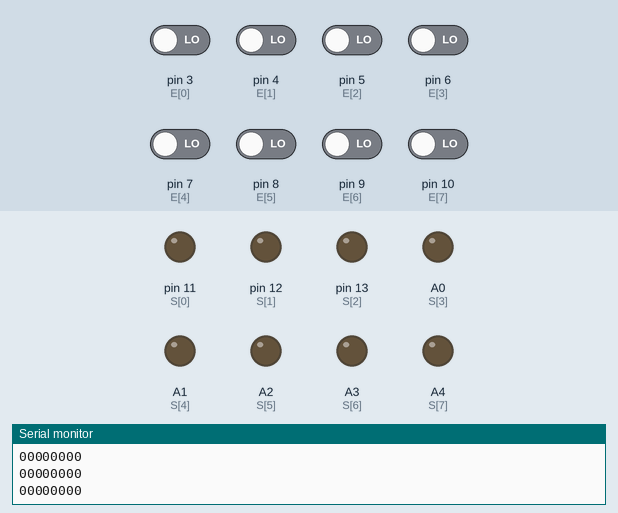
Bench run of a sketch on a simulated Arduino Uno, built with avr-gcc and run on an emulated ATmega328P. On the bench: output pins drawn as LEDs (lit = HIGH), the last lines printed to the serial monitor. The test bench sets the inputs (shaded band); at power-on: pin 3 (E[0]), pin 4 (E[1]), pin 5 (E[2]), pin 6 (E[3]), pin 7 (E[4]), pin 8 (E[5]), pin 9 (E[6]), pin 10 (E[7]) LOW.

Above: at 1.8 s.
1.9 s: pin 3 (E[0]) driven HIGH
At 2.9 s:
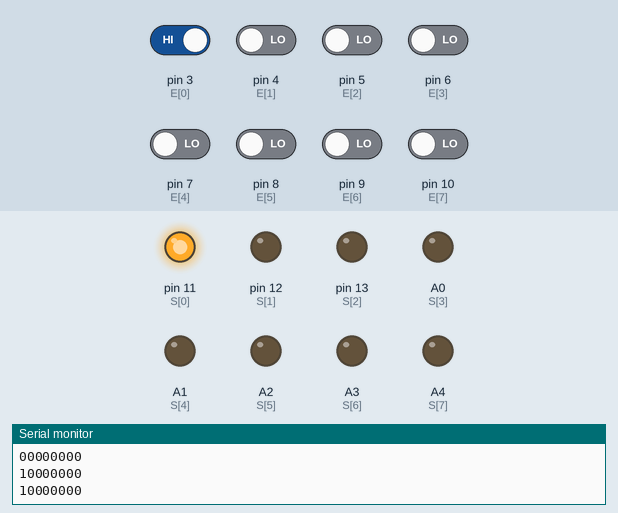
3.5 s: pin 4 (E[1]) driven HIGH
At 4.1 s:
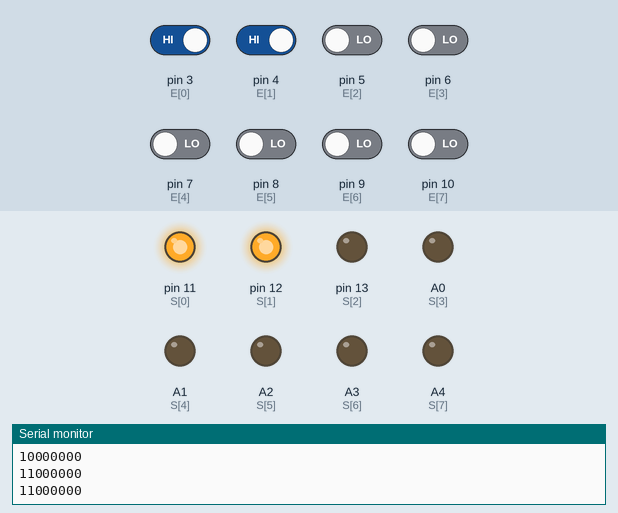
5.0 s: pin 5 (E[2]) driven HIGH
At 5.3 s:
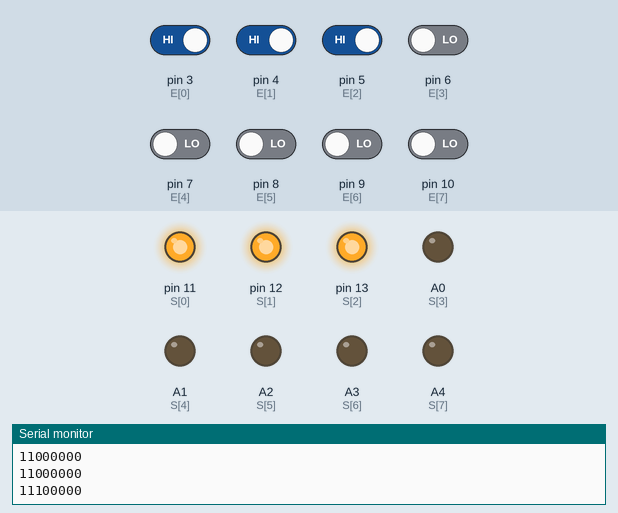
6.5 s: pin 6 (E[3]) driven HIGH
At 7.7 s:
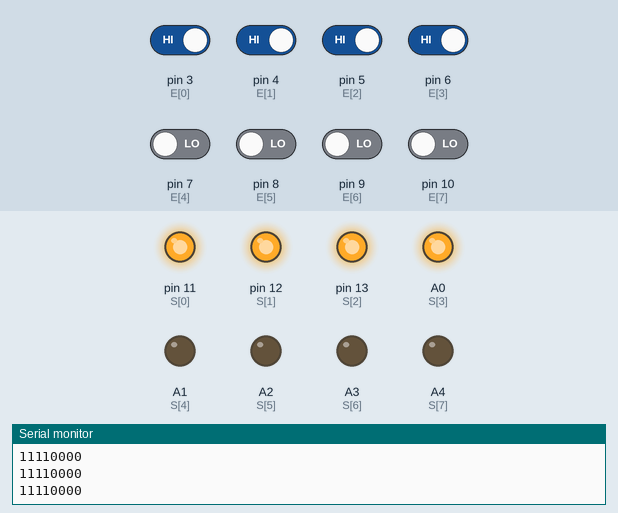
8.0 s: pin 7 (E[4]) driven HIGH
At 8.9 s:
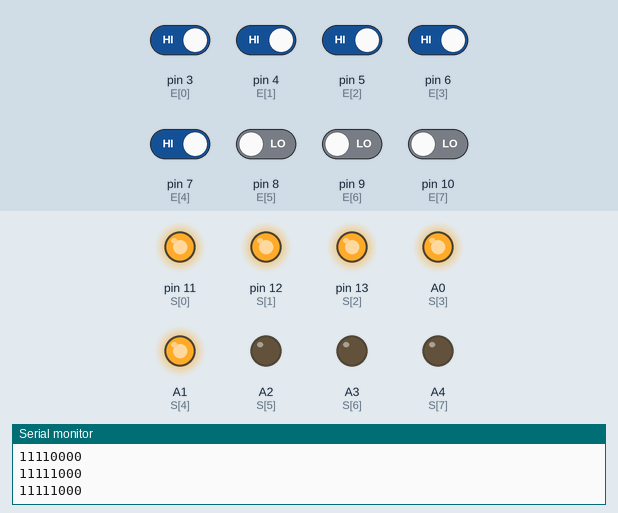
9.5 s: pin 8 (E[5]) driven HIGH
At 10.1 s:
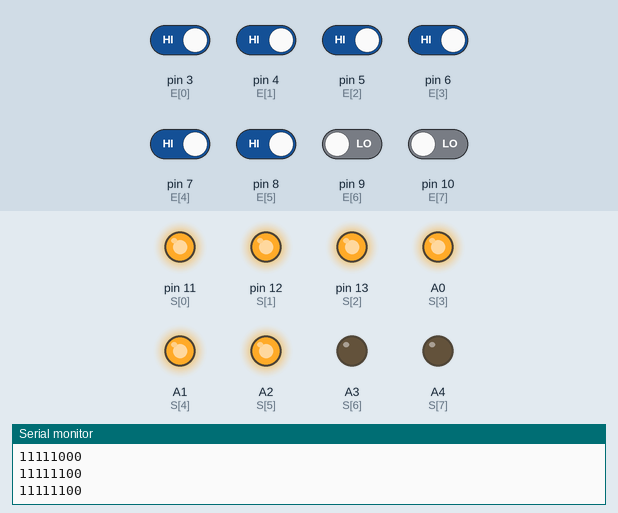
Timing chart, 0 to 12.0 s (numbered marks = the images above; inputs shaded):
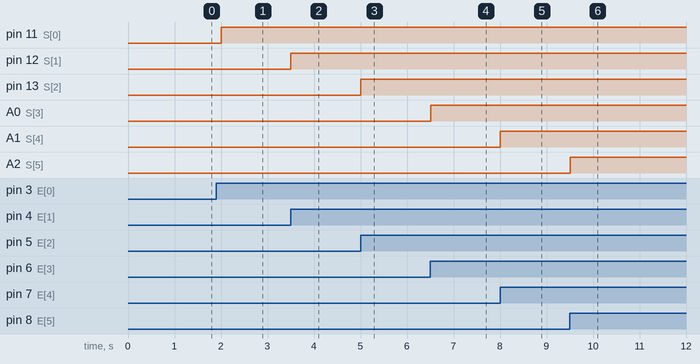

Measured:
- after the input at 1.9 s, pin 11 (S[0]): LOW → HIGH after 0.10 s
- after the input at 3.5 s, pin 12 (S[1]): LOW → HIGH at once
- after the input at 5.0 s, pin 13 (S[2]): LOW → HIGH at once
- after the input at 6.5 s, A0 (S[3]): LOW → HIGH at once
- after the input at 8.0 s, A1 (S[4]): LOW → HIGH at once
- after the input at 9.5 s, A2 (S[5]): LOW → HIGH at once

The sketch:

entradesDigitals.ino
```cpp
/**********************************************************************************
**                                                                               **
**                             USB-PIC'SCHOOL                                    **
**                            Entrades Digitals                                  **
**                                                                               **
**********************************************************************************/

//********** Includes *************************************************************

//********** Variables ************************************************************
const int E[8]={3,4,5,6,7,8,9,10};
const int S[8]={11,12,13,A0,A1,A2,A3,A4};

int valE[8];

//********** Setup ****************************************************************
void setup()
{
  for (int i = 0; i < 8; i++)
  {
    pinMode(E[i], INPUT);
    pinMode(S[i], OUTPUT);
  }
  Serial.begin(9600);
}

//********** Loop *****************************************************************
void loop()
{
  for (int i = 0; i < 8; i++)
  {
    valE[i] = digitalRead(E[i]);
    Serial.print(valE[i]);
    digitalWrite(S[i], valE[i]);
  }
  Serial.println();
  delay(500);
}

//********** Funcions *************************************************************
```
